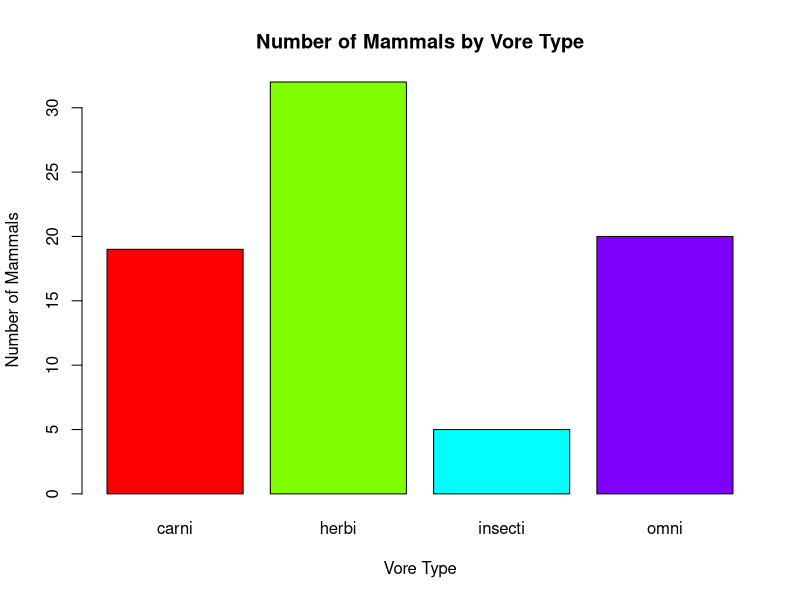
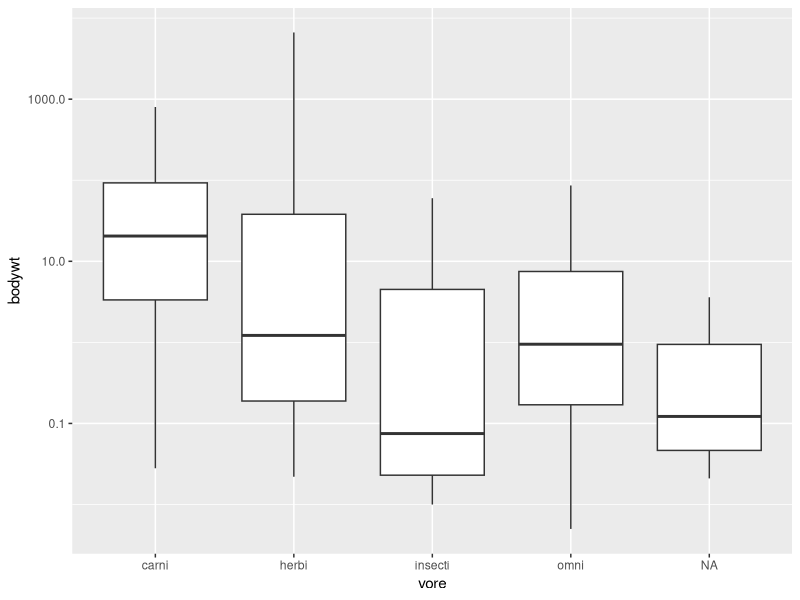

Here is the R script that generated these plots, in order: (Note: this script raises an error after producing the figures.)
## ---- chunk 1
library("tidyverse")
options(scipen = 999) #disable scientific notation
data(msleep,package="ggplot2")
## ---- chunk 2
glimpse(msleep)
msleep<-msleep
## ---- chunk 3
glimpse(msleep)
## ---- chunk 4
names(msleep)
?msleep
## ---- chunk 5


data(msleep, package = "ggplot2") # If ggplot2 is installed

# Count vore types
vore_counts <- table(msleep$vore)

# Base R barplot
barplot(vore_counts,
        main = "Number of Mammals by Vore Type",
        xlab = "Vore Type",
        ylab = "Number of Mammals",
        col = rainbow(length(vore_counts)))



#Herbivore is the most represented in the data
## ---- chunk 6
mean(msleep$sleep_total)
## ---- chunk 7
summary(msleep$bodywt)
## ---- chunk 8
ggplot(data=msleep,
   mapping=aes(x=vore,y=bodywt))+geom_boxplot()+scale_y_log10()
## ---- chunk 9
ggplot(data=msleep,
   mapping=aes(x=sleep_total,y=bodywt))+geom_bar()+scale_y_log10()
## ---- chunk 10

## ---- chunk 11

## ---- chunk 12
